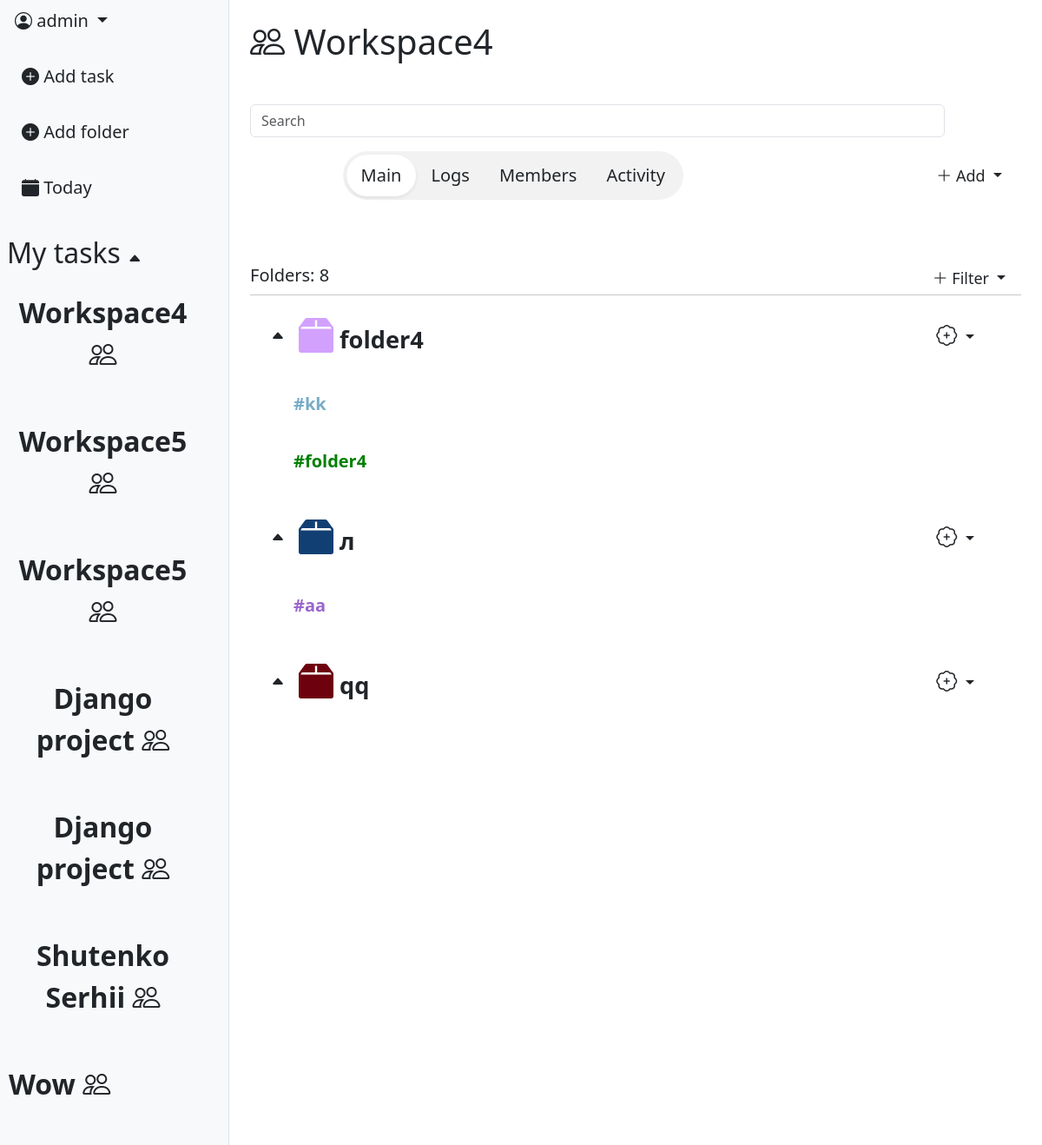
Screenshot of /workspace/4/ (signed in) with the database file from the repository.
### task_app/models.py (models this page shows, shortened)
class Workspace(models.Model):
    INVITE_PERMISSION = [
        ("owner_only", "Only owner"),
        ("owner_admin", "Owner & Admin"),
                ]
    WORKSPACE_SPACE = [
        ("one", "Just me"),
        ("two_five", "Group (2-5)"),
        ("six_fifteen", "Team (6-15)"),
    ]
    SPACE_LIMITS = {
        "one": 1,
        "two_five": 5,
        "six_fifteen": 15,
    }
    name = models.CharField(max_length=64)
    invite_role = models.CharField(max_length=16,
                                choices=INVITE_PERMISSION,
                                default='owner_admin')
    workspace_space = models.CharField(max_length=16, choices=WORKSPACE_SPACE, default='one')
    icon = models.ImageField(null=True, blank=True)
    created_at = models.DateTimeField(auto_now_add=True)
    owner = models.ForeignKey(User,
                            on_delete=models.CASCADE,
                            related_name='workspace_creator')

class Box(models.Model):
    COLOR_VARIATION_BOX = [
        ("#123F73", "🔵Deep ocean"),
        ("#D2A1FE", "🟣Violet"),
        ("#33DEB8", "🟢Aquamarine"),
        ("#6D020E", "🔴Red wine"),
        ("#FCF6A7", "🟡Sand"),
        ("#774C06", "🟤Terracotta"),
        ("#000000", "⚫Black"),
    ]
    workspace = models.ForeignKey(Workspace, on_delete=models.CASCADE)
    name = models.CharField(max_length=24)
    color = models.CharField(max_length=32, choices=COLOR_VARIATION_BOX, default="#123F73")
    created_at = models.DateTimeField(auto_now_add=True)
    creator = models.ForeignKey(User, on_delete=models.CASCADE)

class Folder(models.Model):
    COLOR_VARIATION = [
        ("#77acc7", "🔵Air blue"),
        ("#9966cc", "🟣Amethust"),
        ("#008000", "🟢Apple Green"),
        ("#ff033e", "🔴Red rose"),
        ("#ffe135", "🟡Banana yellow"),
        ("#ff6500", "🟠Sunset"),
        ("#000000", "⚫Black"),
    ]
    color = models.CharField(max_length=30, choices=COLOR_VARIATION, default="#77acc7")
    name = models.CharField(max_length=16)
    box = models.ForeignKey(Box, null=True, blank=True, on_delete=models.CASCADE, default=None, related_name='folders')
    created_at = models.DateTimeField(auto_now_add=True)
    creator = models.ForeignKey(User, on_delete=models.CASCADE)
    workspace = models.ForeignKey(Workspace, on_delete=models.CASCADE, null=True, blank=True, default=None)

### workspace_app/views.py (the view)
# urls.py: path('workspace/<int:pk>/', views.WorkspaceDetailView.as_view(), name="workspace_detail"),
class WorkspaceDetailView(LoginRequiredMixin, DetailView):
    model = Workspace
    context_object_name = "workspace"
    template_name = "workspace/workspace_detail.html"
    def get_queryset(self):
        return Workspace.objects.filter(
            members__member=self.request.user
        )
    def get_context_data(self, **kwargs):
        context = super().get_context_data(**kwargs)
        context['tab'] = self.request.GET.get('tab', 'main')
        context['boxes'] = Box.objects.filter(
            workspace=self.object
        ).prefetch_related('folders')
        context['members'] = WorkspaceMember.objects.filter(
            workspace=self.object
        ).select_related('member')
        context['folders'] = Folder.objects.filter(
            creator=self.request.user,
            box__isnull=True
        )
        context['workspaces'] = Workspace.objects.filter(
            members__member=self.request.user
        )
        context['user_role'] = WorkspaceMember.objects.get(
            workspace=self.object,
            member=self.request.user
        ).role
        context["box_form"] = BoxForm()
        context["folders_count"] = Folder.objects.filter(workspace=self.object).count()
        context['task_form'] = TaskForm()
        context['folder_form'] = FolderForm()
        boxes_data = []
        for box in context['boxes']:
            boxes_data.append({
                'id': box.pk,
                'name': box.name,
                'folders': [
                    {'id': f.pk, 'name': f.name}
                    for f in box.folders.all()
                ]
            })
        context['boxes_json'] = json.dumps(boxes_data)
        return context

### workspace_app/forms.py
class BoxForm(forms.ModelForm):
    class Meta:
        model = Box
        fields = ["name", "color"]
    def __init__(self, *args, **kwargs):
        super(BoxForm, self).__init__(*args, **kwargs)
        self.fields['name'].widget.attrs.update({
            "class": "form-control noborder-input content-input",
            "placeholder" : "Name"
        })
        self.fields['color'].widget.attrs.update({
            "class": "form-control transparent-input",
            "placeholder" : "Color"
        })

### task_app/forms.py
class TaskForm(forms.ModelForm):
    class Meta:
        model = Task
        fields = ["title", "description", "priority", "due_date", "folder"]
        widgets = {
            'due_date': forms.TextInput(attrs={
            'class': 'form-control minimalist-date-picker',
            'placeholder': 'Select Due date',
            'autocomplete': 'off'
            })
        }
    def __init__(self, *args, **kwargs):
        current_folder = kwargs.pop('current_folder', None)
        super(TaskForm, self).__init__(*args, **kwargs)
        if current_folder:
            self.fields['folder'].initial = current_folder
        self.fields['title'].widget.attrs.update({
            "class": "form-control noborder-input title-input",
            "placeholder" : "Title"
        })
        self.fields['description'].widget.attrs.update({
            "class": "form-control noborder-input content-input",
            "placeholder" : "Content"
        })
        self.fields['priority'].widget.attrs.update({
            "class": "form-control transparent-input",
            "placeholder" : "Priority"
        })

### templates/workspace/workspace_detail.html (shortened to what this page needs)
{% extends 'base.html' %}
{% load static %}
{% load custom_tags %}
{% block content %}
    <div class="d-flex">
        {% include 'includes/leftbar.html' %}
        <div class="p-4" style="flex: 1 1 0; min-width: 0;">
            <h1><i class="bi bi-people"></i> {{workspace.name}}</h1>
            <br>
            <div class="mb-3 mt-3" style="max-width: 800px; max-height: 200px;">
                <input type="text" class="form-control" placeholder="Search">
            </div>
            <div class="d-flex align-items-center" style="margin-left: 12%;">
                <div class="d-inline-flex p-1 rounded-pill" style="background: rgba(0, 0, 0, 0.05);">
                    <a href="?tab=main"
                        class="btn btn-lg rounded-pill px-3 {% if tab == 'main' %}bg-white shadow-sm{% endif %}">
                        Main
                    </a>
                    <a href="?tab=logs"
                        class="btn btn-lg rounded-pill px-3 {% if tab == 'logs' %}bg-white shadow-sm{% endif %}">
                        Logs
                    </a>
                    <a href="?tab=members"
                        class="btn btn-lg rounded-pill px-3 {% if tab == 'members' %}bg-white shadow-sm{% endif %}">
                        Members
                    </a>
                    <a href="?tab=activity"
                        class="btn btn-lg rounded-pill px-3 {% if tab == 'activity' %}bg-white shadow-sm{% endif %}">
                        Activity
                    </a>
                </div>
                <div class="ms-auto">
                    {% if user_role == 'owner' or user_role == 'admin' %}
                        <div class="dropdown">
                            <button class="btn btn-sm dropdown-toggle custom_priorety_select_menu_lg"
                                type="button" data-bs-toggle="dropdown">
                                <i class="bi bi-plus-lg"></i> Add
                            </button>
                        </div>
                    {% elif user_role == 'member' %}
                        <button class="btn" data-bs-toggle="modal" data-bs-target="#AddBoxModal">
                            <i class="bi bi-plus-lg"></i> Add box
                        </button>
                    {% endif %}
                </div>
            </div>
            <br><br>
            {% if tab == 'main' %}
                {% include 'workspace/main_tab.html' %}
            {% elif tab == 'logs' %}
                <p>Logs content</p>
            {% elif tab == 'members' %}
                <p>Members contetn</p>
            {% elif tab == 'activity' %}
                <p>Activity content</p>
            {% endif %}
        </div>
    </div>
{% endblock %}

### templates/includes/leftbar.html (shortened to what this page needs)
<div id="leftbar" class="bg-light border-end d-flex flex-column" style="width: 22%; height: 100vh; position: relative; overflow: hidden;">
    <div class="flex-shrink-0">
        <div class="dropdown-center mb-3">
            <button class="btn btn-lg dropdown-toggle" type="button" data-bs-toggle="dropdown" aria-expanded="false">
                <i class="bi bi-person-circle"></i>  {{ user.username }}
            </button>
        </div>
        <div class="d-flex flex-column align-items-start gap-3 ps-2">
            <a class="btn btn-lg"
                data-bs-toggle="modal"
                data-bs-target="#TaskModal"
                data-workspace-id="{{ workspace.pk }}">
                <i class="bi bi-plus-circle-fill"></i> Add task
            </a>
            <a class="btn btn-lg"
                data-bs-toggle="modal"
                data-bs-target="#FolderModal"
                data-workspace-id="{{ workspace.pk }}">
                <i class="bi bi-plus-circle-fill"></i> Add folder
            </a>
            <a class="btn btn-lg" href="{% url 'tasks:task_list' %}">
                <i class="bi bi-calendar-fill"></i> Today
            </a>
        </div>
    </div>
    <br>
    <div class="ps-2 mt-2">
        <h2 id="folders-toggle" style="cursor: pointer; user-select: none;">
            My tasks <span id="folders-arrow" class="bi bi-caret-up-fill" style="font-size: 16px;"></span>
        </h2>
    </div>
    <div id="workspace_list" style="flex: 1 1 0; min-height: 0; overflow-y: auto; overflow-x: hidden; margin-right: 10px;">
        <div class="d-flex flex-column align-items-start gap-3 ps-0">
            {% for workspace in workspaces %}
                <div class="folder-row d-flex align-items-center justify-content-between p-2 rounded">
                    <a
                    href="{% url 'workspace:workspace_detail' workspace.pk %}"
                    class="btn btn-lg ps-0"
                    style="font-size: 32px; font-weight: 600;"
                    >
                    {{ workspace.name }}  <i class="bi bi-people"></i>
                    </a>
                </div>
            {% endfor %}
        </div>
    </div>
</div>

### templates/workspace/main_tab.html (shortened to what this page needs)
<br>
<div class="d-flex align-items-center">
    <h5>Folders: {{ folders_count }}</h5>
    <div class="ms-auto">
       <div class="dropdown">
            <button class="btn btn-sm dropdown-toggle custom_priorety_select_menu_lg"
                type="button" data-bs-toggle="dropdown">
                <i class="bi bi-plus-lg"></i> Filter
            </button>
        </div>
    </div>
</div>
<hr class="m-0">
<div style="max-height: 500px; overflow-y: auto; overflow-x: hidden; padding-bottom: 140px;">
    {% for box in boxes %}
        <div class="d-flex align-items-center p-3" style="cursor: pointer; user-select: none;" onclick="toggleBox({{ box.pk }})">
            <i id="box-arrow-{{ box.pk }}" class="bi bi-caret-up-fill ms-2"></i>
            <p class="ms-3 mb-0" style="font-size: 1.7rem; font-weight: bold;">
                <i class="bi bi-box2-fill" style="font-size: 2.5rem; color: {{ box.color }};"></i>
                {{ box.name }}
            </p>
            <div class="dropdown ms-auto" onclick="event.stopPropagation()">
                <button class="btn btn-sm dropdown-toggle custom_priorety_select_menu_lg"
                    type="button" data-bs-toggle="dropdown">
                    <i class="bi bi-patch-plus" style="font-size: 1.5rem;"></i>
                </button>
            </div>
        </div>
        <div id="box-folder-{{ box.pk }}" class="ps-4 pb-2" style="overflow: hidden; transition: 0.3s;">
            {% for folder in box.folders.all %}
                <div class="folder-row d-flex align-items-center justify-content-between p-2 rounded">
                    <a
                        href="{% url 'workspace:folder-detail' pk=box.workspace.pk folder_id=folder.pk %}"
                        class="btn btn-lg"
                        style="color: {{ folder.color }}; font-weight: bold;"
                        >
                        #{{ folder.name }}
                    </a>
                </div>
            {% endfor%}
        </div>
    {% empty %}
        <p class="text-muted text-center mt-4">No boxes yet</p>
    {% endfor %}
</div>

### static/css/modal_style.css (style rules this page uses)
.folder-row { background-color: transparent; border-radius: 10px !important; border: 1px solid transparent; transition: all 0.2s ease-in-out; }
.custom_priorety_select_menu_lg { font-size: 18px; border-radius: 12px; min-width: 120px; }

### rows the page displays
Workspace: name "Workspace4"
Workspace: name "Workspace5"
Workspace: name "Workspace5"
Workspace: name "Django project"
Workspace: name "Django project"
Workspace: name "Shutenko Serhii"
Workspace: name "Wow"
Box: name "folder4"
Folder: name "kk"
Folder: name "folder4"
Box: name "л"
Folder: name "aa"
Box: name "qq"

### other values shown
{{ user.username }} "admin"
{{ folders_count }} "8"
